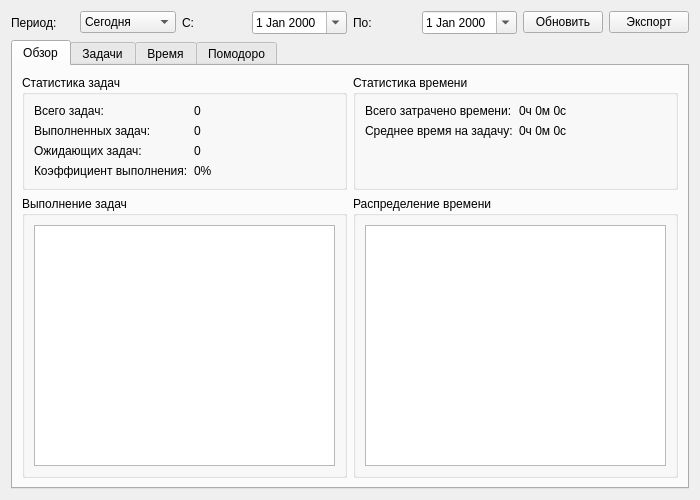
<?xml version="1.0" encoding="UTF-8"?>
<ui version="4.0">
 <class>StatisticsWidget</class>
 <widget class="QWidget" name="StatisticsWidget">
  <property name="geometry">
   <rect>
    <x>0</x>
    <y>0</y>
    <width>700</width>
    <height>500</height>
   </rect>
  </property>
  <property name="windowTitle">
   <string>Статистика</string>
  </property>
  <layout class="QVBoxLayout" name="verticalLayout">
   <item>
    <layout class="QHBoxLayout" name="periodLayout">
     <item>
      <widget class="QLabel" name="periodLabel">
       <property name="text">
        <string>Период:</string>
       </property>
      </widget>
     </item>
     <item>
      <widget class="QComboBox" name="periodComboBox">
       <item>
        <property name="text">
         <string>Сегодня</string>
        </property>
       </item>
       <item>
        <property name="text">
         <string>Эта неделя</string>
        </property>
       </item>
       <item>
        <property name="text">
         <string>Этот месяц</string>
        </property>
       </item>
       <item>
        <property name="text">
         <string>Другой</string>
        </property>
       </item>
      </widget>
     </item>
     <item>
      <widget class="QLabel" name="fromLabel">
       <property name="text">
        <string>С:</string>
       </property>
      </widget>
     </item>
     <item>
      <widget class="QDateEdit" name="startDateEdit">
       <property name="calendarPopup">
        <bool>true</bool>
       </property>
      </widget>
     </item>
     <item>
      <widget class="QLabel" name="toLabel">
       <property name="text">
        <string>По:</string>
       </property>
      </widget>
     </item>
     <item>
      <widget class="QDateEdit" name="endDateEdit">
       <property name="calendarPopup">
        <bool>true</bool>
       </property>
      </widget>
     </item>
     <item>
      <widget class="QPushButton" name="refreshButton">
       <property name="text">
        <string>Обновить</string>
       </property>
       <property name="icon">
        <iconset resource="../resources/resources.qrc">
         <normaloff>:/icons/refresh.png</normaloff>:/icons/refresh.png</iconset>
       </property>
      </widget>
     </item>
     <item>
      <widget class="QPushButton" name="exportButton">
       <property name="text">
        <string>Экспорт</string>
       </property>
       <property name="icon">
        <iconset resource="../resources/resources.qrc">
         <normaloff>:/icons/export.png</normaloff>:/icons/export.png</iconset>
       </property>
      </widget>
     </item>
    </layout>
   </item>
   <item>
    <widget class="QTabWidget" name="tabWidget">
     <property name="currentIndex">
      <number>0</number>
     </property>
     <widget class="QWidget" name="overviewTab">
      <attribute name="title">
       <string>Обзор</string>
      </attribute>
      <layout class="QVBoxLayout" name="verticalLayout_2">
       <item>
        <layout class="QHBoxLayout" name="overviewStatsLayout">
         <item>
          <widget class="QGroupBox" name="taskStatsGroup">
           <property name="title">
            <string>Статистика задач</string>
           </property>
           <layout class="QFormLayout" name="formLayout">
            <item row="0" column="0">
             <widget class="QLabel" name="totalTasksLabelText">
              <property name="text">
               <string>Всего задач:</string>
              </property>
             </widget>
            </item>
            <item row="0" column="1">
             <widget class="QLabel" name="totalTasksLabel">
              <property name="text">
               <string>0</string>
              </property>
             </widget>
            </item>
            <item row="1" column="0">
             <widget class="QLabel" name="completedTasksLabelText">
              <property name="text">
               <string>Выполненных задач:</string>
              </property>
             </widget>
            </item>
            <item row="1" column="1">
             <widget class="QLabel" name="completedTasksLabel">
              <property name="text">
               <string>0</string>
              </property>
             </widget>
            </item>
            <item row="2" column="0">
             <widget class="QLabel" name="pendingTasksLabelText">
              <property name="text">
               <string>Ожидающих задач:</string>
              </property>
             </widget>
            </item>
            <item row="2" column="1">
             <widget class="QLabel" name="pendingTasksLabel">
              <property name="text">
               <string>0</string>
              </property>
             </widget>
            </item>
            <item row="3" column="0">
             <widget class="QLabel" name="completionRateLabelText">
              <property name="text">
               <string>Коэффициент выполнения:</string>
              </property>
             </widget>
            </item>
            <item row="3" column="1">
             <widget class="QLabel" name="completionRateLabel">
              <property name="text">
               <string>0%</string>
              </property>
             </widget>
            </item>
           </layout>
          </widget>
         </item>
         <item>
          <widget class="QGroupBox" name="timeStatsGroup">
           <property name="title">
            <string>Статистика времени</string>
           </property>
           <layout class="QFormLayout" name="formLayout_2">
            <item row="0" column="0">
             <widget class="QLabel" name="totalTimeSpentLabelText">
              <property name="text">
               <string>Всего затрачено времени:</string>
              </property>
             </widget>
            </item>
            <item row="0" column="1">
             <widget class="QLabel" name="totalTimeSpentLabel">
              <property name="text">
               <string>0ч 0м 0с</string>
              </property>
             </widget>
            </item>
            <item row="1" column="0">
             <widget class="QLabel" name="averageTimePerTaskLabelText">
              <property name="text">
               <string>Среднее время на задачу:</string>
              </property>
             </widget>
            </item>
            <item row="1" column="1">
             <widget class="QLabel" name="averageTimePerTaskLabel">
              <property name="text">
               <string>0ч 0м 0с</string>
              </property>
             </widget>
            </item>
           </layout>
          </widget>
         </item>
        </layout>
       </item>
       <item>
        <layout class="QHBoxLayout" name="chartsLayout">
         <item>
          <widget class="QGroupBox" name="taskCompletionChartGroup">
           <property name="title">
            <string>Выполнение задач</string>
           </property>
           <layout class="QVBoxLayout" name="verticalLayout_3">
            <item>
             <widget class="QChartView" name="taskCompletionChartView"/>
            </item>
           </layout>
          </widget>
         </item>
         <item>
          <widget class="QGroupBox" name="timeDistributionChartGroup">
           <property name="title">
            <string>Распределение времени</string>
           </property>
           <layout class="QVBoxLayout" name="verticalLayout_4">
            <item>
             <widget class="QChartView" name="timeDistributionChartView"/>
            </item>
           </layout>
          </widget>
         </item>
        </layout>
       </item>
      </layout>
     </widget>
     <widget class="QWidget" name="tasksTab">
      <attribute name="title">
       <string>Задачи</string>
      </attribute>
      <layout class="QVBoxLayout" name="verticalLayout_5">
       <item>
        <widget class="QTableView" name="taskStatisticsTableView">
         <property name="selectionMode">
          <enum>QAbstractItemView::SingleSelection</enum>
         </property>
         <property name="selectionBehavior">
          <enum>QAbstractItemView::SelectRows</enum>
         </property>
         <property name="sortingEnabled">
          <bool>true</bool>
         </property>
         <attribute name="horizontalHeaderStretchLastSection">
          <bool>true</bool>
         </attribute>
         <attribute name="verticalHeaderVisible">
          <bool>false</bool>
         </attribute>
        </widget>
       </item>
       <item>
        <widget class="QGroupBox" name="priorityDistributionChartGroup">
         <property name="title">
          <string>Распределение по приоритетам</string>
         </property>
         <layout class="QVBoxLayout" name="verticalLayout_6">
          <item>
           <widget class="QChartView" name="priorityDistributionChartView"/>
          </item>
         </layout>
        </widget>
       </item>
      </layout>
     </widget>
     <widget class="QWidget" name="timeTab">
      <attribute name="title">
       <string>Время</string>
      </attribute>
      <layout class="QVBoxLayout" name="verticalLayout_7">
       <item>
        <widget class="QTableView" name="timeStatisticsTableView">
         <property name="selectionMode">
          <enum>QAbstractItemView::SingleSelection</enum>
         </property>
         <property name="selectionBehavior">
          <enum>QAbstractItemView::SelectRows</enum>
         </property>
         <property name="sortingEnabled">
          <bool>true</bool>
         </property>
         <attribute name="horizontalHeaderStretchLastSection">
          <bool>true</bool>
         </attribute>
         <attribute name="verticalHeaderVisible">
          <bool>false</bool>
         </attribute>
        </widget>
       </item>
       <item>
        <widget class="QGroupBox" name="productivityTrendChartGroup">
         <property name="title">
          <string>Тренд продуктивности</string>
         </property>
         <layout class="QVBoxLayout" name="verticalLayout_8">
          <item>
           <widget class="QChartView" name="productivityTrendChartView"/>
          </item>
         </layout>
        </widget>
       </item>
      </layout>
     </widget>
     <widget class="QWidget" name="pomodoroTab">
      <attribute name="title">
       <string>Помодоро</string>
      </attribute>
      <layout class="QVBoxLayout" name="verticalLayout_9">
       <item>
        <layout class="QHBoxLayout" name="pomodoroStatsLayout">
         <item>
          <widget class="QGroupBox" name="pomodoroStatsGroup">
           <property name="title">
            <string>Статистика Помодоро</string>
           </property>
           <layout class="QFormLayout" name="formLayout_3">
            <item row="0" column="0">
             <widget class="QLabel" name="totalPomodoroSessionsLabelText">
              <property name="text">
               <string>Всего сессий Помодоро:</string>
              </property>
             </widget>
            </item>
            <item row="0" column="1">
             <widget class="QLabel" name="totalPomodoroSessionsLabel">
              <property name="text">
               <string>0</string>
              </property>
             </widget>
            </item>
            <item row="1" column="0">
             <widget class="QLabel" name="totalWorkTimeLabelText">
              <property name="text">
               <string>Общее рабочее время:</string>
              </property>
             </widget>
            </item>
            <item row="1" column="1">
             <widget class="QLabel" name="totalWorkTimeLabel">
              <property name="text">
               <string>0ч 0м 0с</string>
              </property>
             </widget>
            </item>
            <item row="2" column="0">
             <widget class="QLabel" name="totalBreakTimeLabelText">
              <property name="text">
               <string>Общее время перерывов:</string>
              </property>
             </widget>
            </item>
            <item row="2" column="1">
             <widget class="QLabel" name="totalBreakTimeLabel">
              <property name="text">
               <string>0ч 0м 0с</string>
              </property>
             </widget>
            </item>
           </layout>
          </widget>
         </item>
        </layout>
       </item>
       <item>
        <widget class="QTableView" name="pomodoroStatisticsTableView">
         <property name="selectionMode">
          <enum>QAbstractItemView::SingleSelection</enum>
         </property>
         <property name="selectionBehavior">
          <enum>QAbstractItemView::SelectRows</enum>
         </property>
         <property name="sortingEnabled">
          <bool>true</bool>
         </property>
         <attribute name="horizontalHeaderStretchLastSection">
          <bool>true</bool>
         </attribute>
         <attribute name="verticalHeaderVisible">
          <bool>false</bool>
         </attribute>
        </widget>
       </item>
      </layout>
     </widget>
    </widget>
   </item>
  </layout>
 </widget>
 <customwidgets>
  <customwidget>
   <class>QChartView</class>
   <extends>QGraphicsView</extends>
   <header>QtCharts</header>
  </customwidget>
 </customwidgets>
 <resources>
  <include location="../resources/resources.qrc"/>
 </resources>
 <connections/>
</ui>
